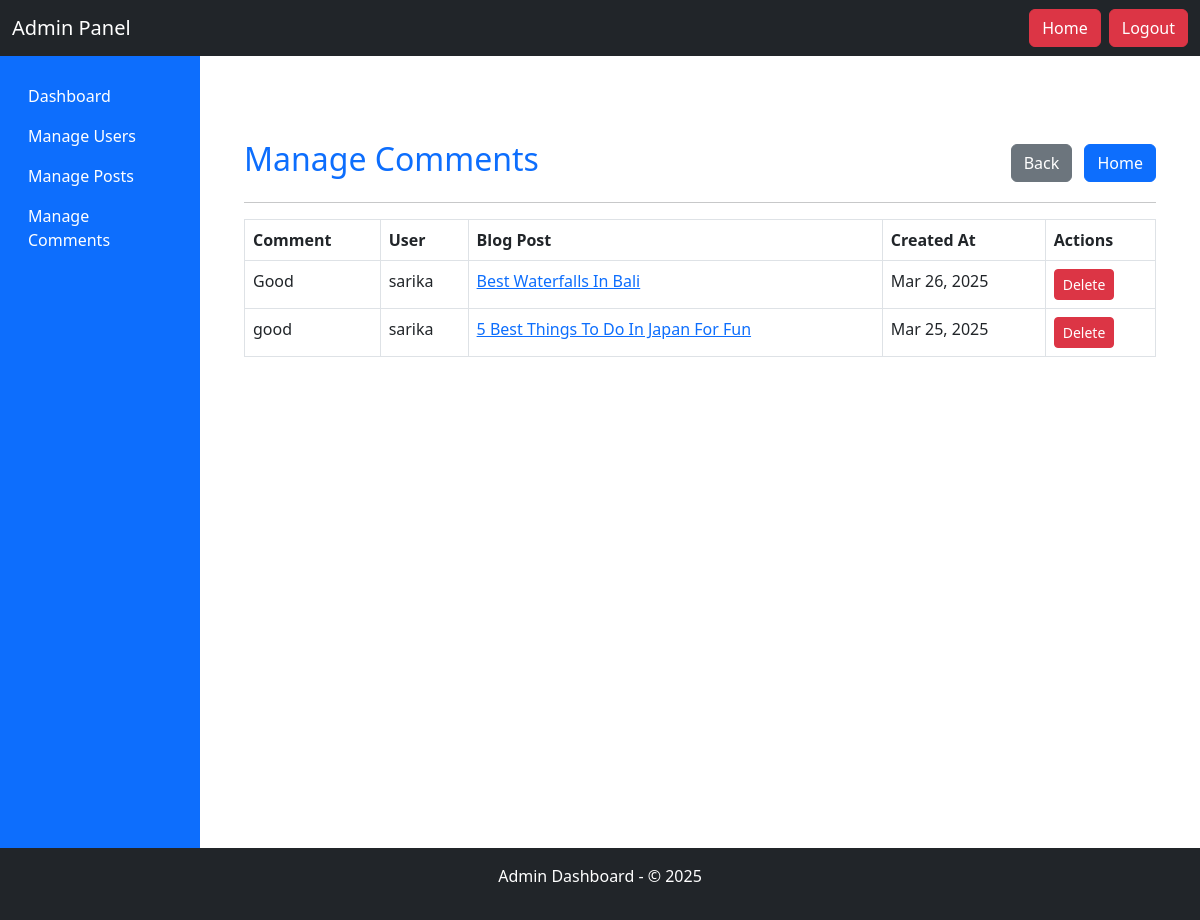
/admin-panel/manage-comments/ (signed in), run on the app's committed database.
### user_app/models.py (models this page shows, shortened)
class Comment(models.Model):
    blog = models.ForeignKey('BlogPost', on_delete=models.CASCADE, related_name="comments")
    user = models.ForeignKey(User, on_delete=models.CASCADE)
    content = models.TextField()
    parent = models.ForeignKey('self', null=True, blank=True, on_delete=models.CASCADE, related_name="replies")
    created_at = models.DateTimeField(auto_now_add=True)

class BlogPost(models.Model):
    user = models.ForeignKey(User, on_delete=models.CASCADE)  # Link to user
    title = models.CharField(max_length=255)
    content = RichTextUploadingField()
    image = models.ImageField(upload_to="blog_images/", blank=True, null=True)  # Optional image
    created_at = models.DateTimeField(auto_now_add=True)
    updated_at = models.DateTimeField(auto_now=True)
    likes = models.ManyToManyField(User, related_name='blog_likes', blank=True)  # Like feature

### admin_app/views.py (the view)
# urls.py: path('manage-comments/', views.manage_comments, name='manage_comments'),
@user_passes_test(is_admin)
def manage_comments(request):
    comments = Comment.objects.all().order_by('-created_at')
    return render(request, 'admin_app/manage_comments.html', {'comments': comments})

### admin_app/views.py (called while the page is built)
def is_admin(user):
    return user.is_authenticated and user.is_superuser

### templates/admin_app/manage_comments.html (shortened to what this page needs)
{% extends 'admin_app/admin_base.html' %}
{% load static %}
{% block content %}
<div class="container mt-4" style="min-height: 80vh;">
    <div class="d-flex justify-content-between align-items-center">
        <h2 class="text-primary">Manage Comments</h2>
        <div>
            <a href="{% url 'admin_app:admin_dashboard' %}" class="btn btn-secondary me-2">Back</a>
            <a href="{% url 'user_app:home' %}" class="btn btn-primary">Home</a>
        </div>
    </div>
    <hr>
    <table class="table table-bordered">
        <thead class="bg-primary text-white">
            <tr>
                <th>Comment</th>
                <th>User</th>
                <th>Blog Post</th>
                <th>Created At</th>
                <th>Actions</th>
            </tr>
        </thead>
        <tbody>
            {% for comment in comments %}
            <tr>
                <td>{{ comment.content }}</td>
                <td>{{ comment.user.username }}</td>
                <td>
                    <a href="{% url 'user_app:blog_detail' comment.blog.id %}?source=admin" target="_blank">
                        {{ comment.blog.title }}
                    </a>
                </td>
                <td>{{ comment.created_at|date:"M d, Y" }}</td>
                <td>
                    <a href="{% url 'admin_app:delete_comment' comment.id %}"
                        class="btn btn-danger btn-sm"
                        onclick="return confirmDelete();">
                        Delete
                    </a>
                </td>
            </tr>
            {% empty %}
            <tr>
                <td colspan="5" class="text-center">No comments available</td>
            </tr>
            {% endfor %}
        </tbody>
    </table>
</div>
{% endblock %}

### data on the page
Comment: content "Good", user.username "sarika", blog "Best Waterfalls In Bali", created_at "Mar 26, 2025"
Comment: content "good", user.username "sarika", blog "5 Best Things To Do In Japan For Fun", created_at "Mar 25, 2025"
